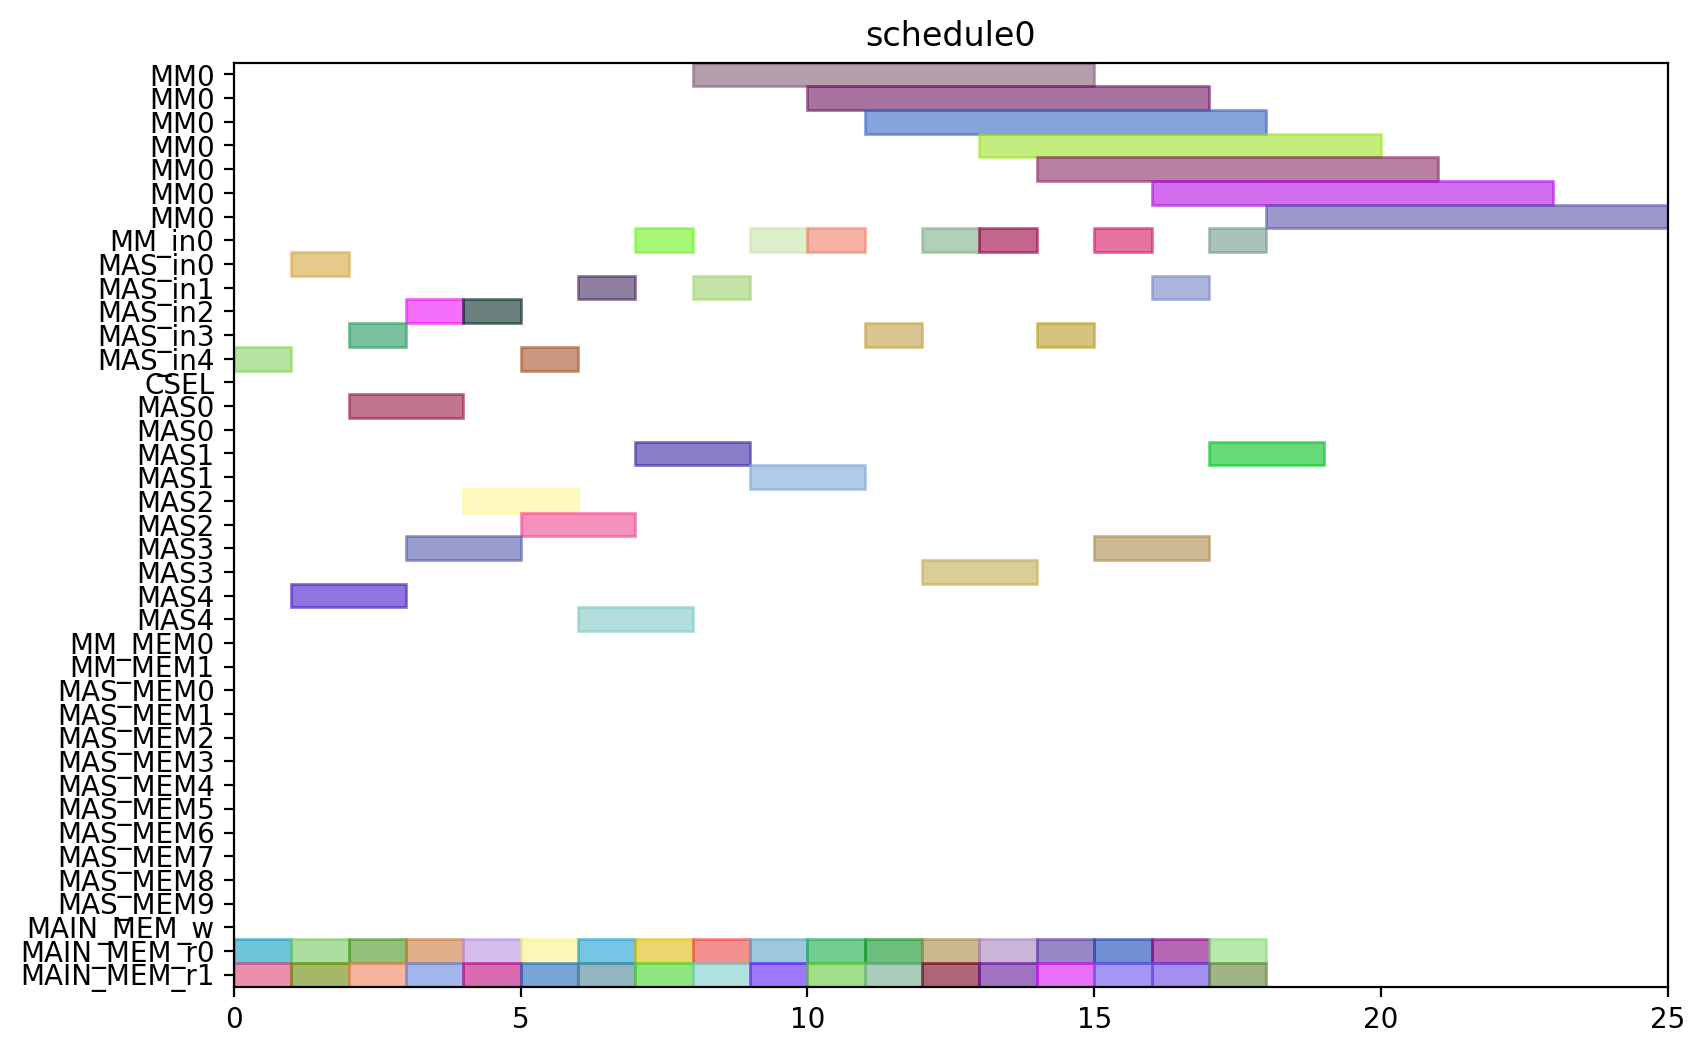

Generate this figure with Python:
from pyschedule import Scenario, solvers, plotters, alt


def solve():
	horizon = 120
	S = Scenario("schedule0", horizon=horizon)

	# resource
	MM = S.Resources('MM', num=1, size=7)
	MM_in = S.Resources('MM_in', num=1)
	MAS_in = S.Resources('MAS_in', num=5)
	CSEL = S.Resource('CSEL')
	MAS = S.Resources('MAS', num=5, size=2, periods=range(1, horizon))
	MM_MEM = S.Resources('MM_MEM', num=2)
	MAS_MEM = S.Resources('MAS_MEM', num=10)
	MAIN_MEM_w = S.Resource('MAIN_MEM_w', size=1)
	MAIN_MEM_r = S.Resources('MAIN_MEM_r', num=2)

	# result of previous scheduling

	# new tasks
	t0_t0 = S.Task('t0_t0', length=2, delay_cost=1)
	t0_t0 += alt(MAS)
	t0_t0_in = S.Task('t0_t0_in', length=1, delay_cost=1)
	t0_t0_in += alt(MAS_in)
	S += t0_t0_in*MAS_in[0]<=t0_t0*MAS[0]

	S += t0_t0_in*MAS_in[1]<=t0_t0*MAS[1]

	S += t0_t0_in*MAS_in[2]<=t0_t0*MAS[2]

	S += t0_t0_in*MAS_in[3]<=t0_t0*MAS[3]

	S += t0_t0_in*MAS_in[4]<=t0_t0*MAS[4]

	t0_t0_mem0 = S.Task('t0_t0_mem0', length=1, delay_cost=1)
	t0_t0_mem0 += MAIN_MEM_r[0]
	S += t0_t0_mem0 <= t0_t0

	t0_t0_mem1 = S.Task('t0_t0_mem1', length=1, delay_cost=1)
	t0_t0_mem1 += MAIN_MEM_r[1]
	S += t0_t0_mem1 <= t0_t0

	t0_t1 = S.Task('t0_t1', length=2, delay_cost=1)
	t0_t1 += alt(MAS)
	t0_t1_in = S.Task('t0_t1_in', length=1, delay_cost=1)
	t0_t1_in += alt(MAS_in)
	S += t0_t1_in*MAS_in[0]<=t0_t1*MAS[0]

	S += t0_t1_in*MAS_in[1]<=t0_t1*MAS[1]

	S += t0_t1_in*MAS_in[2]<=t0_t1*MAS[2]

	S += t0_t1_in*MAS_in[3]<=t0_t1*MAS[3]

	S += t0_t1_in*MAS_in[4]<=t0_t1*MAS[4]

	t0_t1_mem0 = S.Task('t0_t1_mem0', length=1, delay_cost=1)
	t0_t1_mem0 += MAIN_MEM_r[0]
	S += t0_t1_mem0 <= t0_t1

	t0_t1_mem1 = S.Task('t0_t1_mem1', length=1, delay_cost=1)
	t0_t1_mem1 += MAIN_MEM_r[1]
	S += t0_t1_mem1 <= t0_t1

	t0_t3 = S.Task('t0_t3', length=7, delay_cost=1)
	t0_t3 += alt(MM)
	t0_t3_in = S.Task('t0_t3_in', length=1, delay_cost=1)
	t0_t3_in += alt(MM_in)
	S += t0_t3_in*MM_in[0]<=t0_t3*MM[0]
	t0_t3_mem0 = S.Task('t0_t3_mem0', length=1, delay_cost=1)
	t0_t3_mem0 += MAIN_MEM_r[0]
	S += t0_t3_mem0 <= t0_t3

	t0_t3_mem1 = S.Task('t0_t3_mem1', length=1, delay_cost=1)
	t0_t3_mem1 += MAIN_MEM_r[1]
	S += t0_t3_mem1 <= t0_t3

	t1_t0 = S.Task('t1_t0', length=2, delay_cost=1)
	t1_t0 += alt(MAS)
	t1_t0_in = S.Task('t1_t0_in', length=1, delay_cost=1)
	t1_t0_in += alt(MAS_in)
	S += t1_t0_in*MAS_in[0]<=t1_t0*MAS[0]

	S += t1_t0_in*MAS_in[1]<=t1_t0*MAS[1]

	S += t1_t0_in*MAS_in[2]<=t1_t0*MAS[2]

	S += t1_t0_in*MAS_in[3]<=t1_t0*MAS[3]

	S += t1_t0_in*MAS_in[4]<=t1_t0*MAS[4]

	t1_t0_mem0 = S.Task('t1_t0_mem0', length=1, delay_cost=1)
	t1_t0_mem0 += MAIN_MEM_r[0]
	S += t1_t0_mem0 <= t1_t0

	t1_t0_mem1 = S.Task('t1_t0_mem1', length=1, delay_cost=1)
	t1_t0_mem1 += MAIN_MEM_r[1]
	S += t1_t0_mem1 <= t1_t0

	t1_t1 = S.Task('t1_t1', length=2, delay_cost=1)
	t1_t1 += alt(MAS)
	t1_t1_in = S.Task('t1_t1_in', length=1, delay_cost=1)
	t1_t1_in += alt(MAS_in)
	S += t1_t1_in*MAS_in[0]<=t1_t1*MAS[0]

	S += t1_t1_in*MAS_in[1]<=t1_t1*MAS[1]

	S += t1_t1_in*MAS_in[2]<=t1_t1*MAS[2]

	S += t1_t1_in*MAS_in[3]<=t1_t1*MAS[3]

	S += t1_t1_in*MAS_in[4]<=t1_t1*MAS[4]

	t1_t1_mem0 = S.Task('t1_t1_mem0', length=1, delay_cost=1)
	t1_t1_mem0 += MAIN_MEM_r[0]
	S += t1_t1_mem0 <= t1_t1

	t1_t1_mem1 = S.Task('t1_t1_mem1', length=1, delay_cost=1)
	t1_t1_mem1 += MAIN_MEM_r[1]
	S += t1_t1_mem1 <= t1_t1

	t1_t3 = S.Task('t1_t3', length=7, delay_cost=1)
	t1_t3 += alt(MM)
	t1_t3_in = S.Task('t1_t3_in', length=1, delay_cost=1)
	t1_t3_in += alt(MM_in)
	S += t1_t3_in*MM_in[0]<=t1_t3*MM[0]
	t1_t3_mem0 = S.Task('t1_t3_mem0', length=1, delay_cost=1)
	t1_t3_mem0 += MAIN_MEM_r[0]
	S += t1_t3_mem0 <= t1_t3

	t1_t3_mem1 = S.Task('t1_t3_mem1', length=1, delay_cost=1)
	t1_t3_mem1 += MAIN_MEM_r[1]
	S += t1_t3_mem1 <= t1_t3

	t2_t2 = S.Task('t2_t2', length=2, delay_cost=1)
	t2_t2 += alt(MAS)
	t2_t2_in = S.Task('t2_t2_in', length=1, delay_cost=1)
	t2_t2_in += alt(MAS_in)
	S += t2_t2_in*MAS_in[0]<=t2_t2*MAS[0]

	S += t2_t2_in*MAS_in[1]<=t2_t2*MAS[1]

	S += t2_t2_in*MAS_in[2]<=t2_t2*MAS[2]

	S += t2_t2_in*MAS_in[3]<=t2_t2*MAS[3]

	S += t2_t2_in*MAS_in[4]<=t2_t2*MAS[4]

	t2_t2_mem0 = S.Task('t2_t2_mem0', length=1, delay_cost=1)
	t2_t2_mem0 += MAIN_MEM_r[0]
	S += t2_t2_mem0 <= t2_t2

	t2_t2_mem1 = S.Task('t2_t2_mem1', length=1, delay_cost=1)
	t2_t2_mem1 += MAIN_MEM_r[1]
	S += t2_t2_mem1 <= t2_t2

	t5_t0 = S.Task('t5_t0', length=7, delay_cost=1)
	t5_t0 += alt(MM)
	t5_t0_in = S.Task('t5_t0_in', length=1, delay_cost=1)
	t5_t0_in += alt(MM_in)
	S += t5_t0_in*MM_in[0]<=t5_t0*MM[0]
	t5_t0_mem0 = S.Task('t5_t0_mem0', length=1, delay_cost=1)
	t5_t0_mem0 += MAIN_MEM_r[0]
	S += t5_t0_mem0 <= t5_t0

	t5_t0_mem1 = S.Task('t5_t0_mem1', length=1, delay_cost=1)
	t5_t0_mem1 += MAIN_MEM_r[1]
	S += t5_t0_mem1 <= t5_t0

	t5_t1 = S.Task('t5_t1', length=7, delay_cost=1)
	t5_t1 += alt(MM)
	t5_t1_in = S.Task('t5_t1_in', length=1, delay_cost=1)
	t5_t1_in += alt(MM_in)
	S += t5_t1_in*MM_in[0]<=t5_t1*MM[0]
	t5_t1_mem0 = S.Task('t5_t1_mem0', length=1, delay_cost=1)
	t5_t1_mem0 += MAIN_MEM_r[0]
	S += t5_t1_mem0 <= t5_t1

	t5_t1_mem1 = S.Task('t5_t1_mem1', length=1, delay_cost=1)
	t5_t1_mem1 += MAIN_MEM_r[1]
	S += t5_t1_mem1 <= t5_t1

	t5_t2 = S.Task('t5_t2', length=2, delay_cost=1)
	t5_t2 += alt(MAS)
	t5_t2_in = S.Task('t5_t2_in', length=1, delay_cost=1)
	t5_t2_in += alt(MAS_in)
	S += t5_t2_in*MAS_in[0]<=t5_t2*MAS[0]

	S += t5_t2_in*MAS_in[1]<=t5_t2*MAS[1]

	S += t5_t2_in*MAS_in[2]<=t5_t2*MAS[2]

	S += t5_t2_in*MAS_in[3]<=t5_t2*MAS[3]

	S += t5_t2_in*MAS_in[4]<=t5_t2*MAS[4]

	t5_t2_mem0 = S.Task('t5_t2_mem0', length=1, delay_cost=1)
	t5_t2_mem0 += MAIN_MEM_r[0]
	S += t5_t2_mem0 <= t5_t2

	t5_t2_mem1 = S.Task('t5_t2_mem1', length=1, delay_cost=1)
	t5_t2_mem1 += MAIN_MEM_r[1]
	S += t5_t2_mem1 <= t5_t2

	t5_t3 = S.Task('t5_t3', length=2, delay_cost=1)
	t5_t3 += alt(MAS)
	t5_t3_in = S.Task('t5_t3_in', length=1, delay_cost=1)
	t5_t3_in += alt(MAS_in)
	S += t5_t3_in*MAS_in[0]<=t5_t3*MAS[0]

	S += t5_t3_in*MAS_in[1]<=t5_t3*MAS[1]

	S += t5_t3_in*MAS_in[2]<=t5_t3*MAS[2]

	S += t5_t3_in*MAS_in[3]<=t5_t3*MAS[3]

	S += t5_t3_in*MAS_in[4]<=t5_t3*MAS[4]

	t5_t3_mem0 = S.Task('t5_t3_mem0', length=1, delay_cost=1)
	t5_t3_mem0 += MAIN_MEM_r[0]
	S += t5_t3_mem0 <= t5_t3

	t5_t3_mem1 = S.Task('t5_t3_mem1', length=1, delay_cost=1)
	t5_t3_mem1 += MAIN_MEM_r[1]
	S += t5_t3_mem1 <= t5_t3

	t7_t0 = S.Task('t7_t0', length=2, delay_cost=1)
	t7_t0 += alt(MAS)
	t7_t0_in = S.Task('t7_t0_in', length=1, delay_cost=1)
	t7_t0_in += alt(MAS_in)
	S += t7_t0_in*MAS_in[0]<=t7_t0*MAS[0]

	S += t7_t0_in*MAS_in[1]<=t7_t0*MAS[1]

	S += t7_t0_in*MAS_in[2]<=t7_t0*MAS[2]

	S += t7_t0_in*MAS_in[3]<=t7_t0*MAS[3]

	S += t7_t0_in*MAS_in[4]<=t7_t0*MAS[4]

	t7_t0_mem0 = S.Task('t7_t0_mem0', length=1, delay_cost=1)
	t7_t0_mem0 += MAIN_MEM_r[0]
	S += t7_t0_mem0 <= t7_t0

	t7_t0_mem1 = S.Task('t7_t0_mem1', length=1, delay_cost=1)
	t7_t0_mem1 += MAIN_MEM_r[1]
	S += t7_t0_mem1 <= t7_t0

	t7_t1 = S.Task('t7_t1', length=2, delay_cost=1)
	t7_t1 += alt(MAS)
	t7_t1_in = S.Task('t7_t1_in', length=1, delay_cost=1)
	t7_t1_in += alt(MAS_in)
	S += t7_t1_in*MAS_in[0]<=t7_t1*MAS[0]

	S += t7_t1_in*MAS_in[1]<=t7_t1*MAS[1]

	S += t7_t1_in*MAS_in[2]<=t7_t1*MAS[2]

	S += t7_t1_in*MAS_in[3]<=t7_t1*MAS[3]

	S += t7_t1_in*MAS_in[4]<=t7_t1*MAS[4]

	t7_t1_mem0 = S.Task('t7_t1_mem0', length=1, delay_cost=1)
	t7_t1_mem0 += MAIN_MEM_r[0]
	S += t7_t1_mem0 <= t7_t1

	t7_t1_mem1 = S.Task('t7_t1_mem1', length=1, delay_cost=1)
	t7_t1_mem1 += MAIN_MEM_r[1]
	S += t7_t1_mem1 <= t7_t1

	t7_t3 = S.Task('t7_t3', length=7, delay_cost=1)
	t7_t3 += alt(MM)
	t7_t3_in = S.Task('t7_t3_in', length=1, delay_cost=1)
	t7_t3_in += alt(MM_in)
	S += t7_t3_in*MM_in[0]<=t7_t3*MM[0]
	t7_t3_mem0 = S.Task('t7_t3_mem0', length=1, delay_cost=1)
	t7_t3_mem0 += MAIN_MEM_r[0]
	S += t7_t3_mem0 <= t7_t3

	t7_t3_mem1 = S.Task('t7_t3_mem1', length=1, delay_cost=1)
	t7_t3_mem1 += MAIN_MEM_r[1]
	S += t7_t3_mem1 <= t7_t3

	t10_t0 = S.Task('t10_t0', length=7, delay_cost=1)
	t10_t0 += alt(MM)
	t10_t0_in = S.Task('t10_t0_in', length=1, delay_cost=1)
	t10_t0_in += alt(MM_in)
	S += t10_t0_in*MM_in[0]<=t10_t0*MM[0]
	t10_t0_mem0 = S.Task('t10_t0_mem0', length=1, delay_cost=1)
	t10_t0_mem0 += MAIN_MEM_r[0]
	S += t10_t0_mem0 <= t10_t0

	t10_t0_mem1 = S.Task('t10_t0_mem1', length=1, delay_cost=1)
	t10_t0_mem1 += MAIN_MEM_r[1]
	S += t10_t0_mem1 <= t10_t0

	t10_t1 = S.Task('t10_t1', length=7, delay_cost=1)
	t10_t1 += alt(MM)
	t10_t1_in = S.Task('t10_t1_in', length=1, delay_cost=1)
	t10_t1_in += alt(MM_in)
	S += t10_t1_in*MM_in[0]<=t10_t1*MM[0]
	t10_t1_mem0 = S.Task('t10_t1_mem0', length=1, delay_cost=1)
	t10_t1_mem0 += MAIN_MEM_r[0]
	S += t10_t1_mem0 <= t10_t1

	t10_t1_mem1 = S.Task('t10_t1_mem1', length=1, delay_cost=1)
	t10_t1_mem1 += MAIN_MEM_r[1]
	S += t10_t1_mem1 <= t10_t1

	t10_t2 = S.Task('t10_t2', length=2, delay_cost=1)
	t10_t2 += alt(MAS)
	t10_t2_in = S.Task('t10_t2_in', length=1, delay_cost=1)
	t10_t2_in += alt(MAS_in)
	S += t10_t2_in*MAS_in[0]<=t10_t2*MAS[0]

	S += t10_t2_in*MAS_in[1]<=t10_t2*MAS[1]

	S += t10_t2_in*MAS_in[2]<=t10_t2*MAS[2]

	S += t10_t2_in*MAS_in[3]<=t10_t2*MAS[3]

	S += t10_t2_in*MAS_in[4]<=t10_t2*MAS[4]

	t10_t2_mem0 = S.Task('t10_t2_mem0', length=1, delay_cost=1)
	t10_t2_mem0 += MAIN_MEM_r[0]
	S += t10_t2_mem0 <= t10_t2

	t10_t2_mem1 = S.Task('t10_t2_mem1', length=1, delay_cost=1)
	t10_t2_mem1 += MAIN_MEM_r[1]
	S += t10_t2_mem1 <= t10_t2

	t10_t3 = S.Task('t10_t3', length=2, delay_cost=1)
	t10_t3 += alt(MAS)
	t10_t3_in = S.Task('t10_t3_in', length=1, delay_cost=1)
	t10_t3_in += alt(MAS_in)
	S += t10_t3_in*MAS_in[0]<=t10_t3*MAS[0]

	S += t10_t3_in*MAS_in[1]<=t10_t3*MAS[1]

	S += t10_t3_in*MAS_in[2]<=t10_t3*MAS[2]

	S += t10_t3_in*MAS_in[3]<=t10_t3*MAS[3]

	S += t10_t3_in*MAS_in[4]<=t10_t3*MAS[4]

	t10_t3_mem0 = S.Task('t10_t3_mem0', length=1, delay_cost=1)
	t10_t3_mem0 += MAIN_MEM_r[0]
	S += t10_t3_mem0 <= t10_t3

	t10_t3_mem1 = S.Task('t10_t3_mem1', length=1, delay_cost=1)
	t10_t3_mem1 += MAIN_MEM_r[1]
	S += t10_t3_mem1 <= t10_t3

	solvers.mip.solve(S,msg=1,kind='CPLEX',ratio_gap=1.01)

	solution = [['hoge']*len(S.solution()[1]) for i in range(len(S.solution()))]
	for i in range(len(S.solution())):
		for j in range(len(S.solution()[i])):
			solution[i][j]=str(S.solution()[i][j])
	print(solution)

	cycles = int(solution[-1][3])

	pic_file_name = "/mnt/rose/usr1/fukuda/ABE/multiRAM_multiMAS_16mux/scheduling_result/stage7MM1_stage2MAS5/EP2_DBL_w_EVAL/schedule0.png"
	if(S.solution() != []):
		plotters.matplotlib.plot(S,img_filename=pic_file_name, show_task_labels=False, fig_size=(cycles*0.25+3, 6))

	return solution
